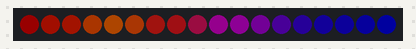
Bench run of a sketch on a simulated Arduino Uno, built with avr-gcc and run on an emulated ATmega328P. Shown: 18 RGB LEDs in strip order, left to right. Dim RGB values are drawn brighter than linear.

Above: at 0.15 s.
At 5.25 s:
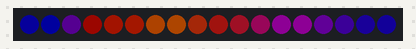
At 10.36 s:
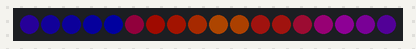
At 19.97 s:
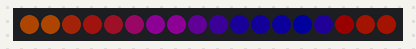
At 29.88 s:
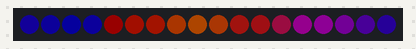
At 39.79 s:
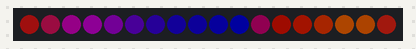

The sketch:

paletteKnife.ino
```cpp
#include <FastLED.h>

#define NUM_LEDS  18
#define LED_PIN   2

CRGB leds[NUM_LEDS];

uint8_t paletteIndex = 0;

// Gradient palette "Sunset_Real_gp", originally from
// http://soliton.vm.bytemark.co.uk/pub/cpt-city/nd/atmospheric/tn/Sunset_Real.png.index.html
// converted for FastLED with gammas (2.6, 2.2, 2.5)
// Size: 28 bytes of program space.

DEFINE_GRADIENT_PALETTE( Sunset_Real_gp ) {
    0, 120,  0,  0,
   22, 179, 22,  0,
   51, 255,104,  0,
   85, 167, 22, 18,
  135, 100,  0,103,
  198,  16,  0,130,
  255,   0,  0,160};


CRGBPalette16 myPal = Sunset_Real_gp;

void setup() {
  FastLED.addLeds<WS2812B, LED_PIN, GRB>(leds, NUM_LEDS);
  FastLED.setBrightness(50);
}

void loop() {
  fill_palette(leds, NUM_LEDS, paletteIndex, 255 / NUM_LEDS, myPal, 255, LINEARBLEND);

  EVERY_N_MILLISECONDS(10){
    paletteIndex++;
  }

  FastLED.show();
}
```
